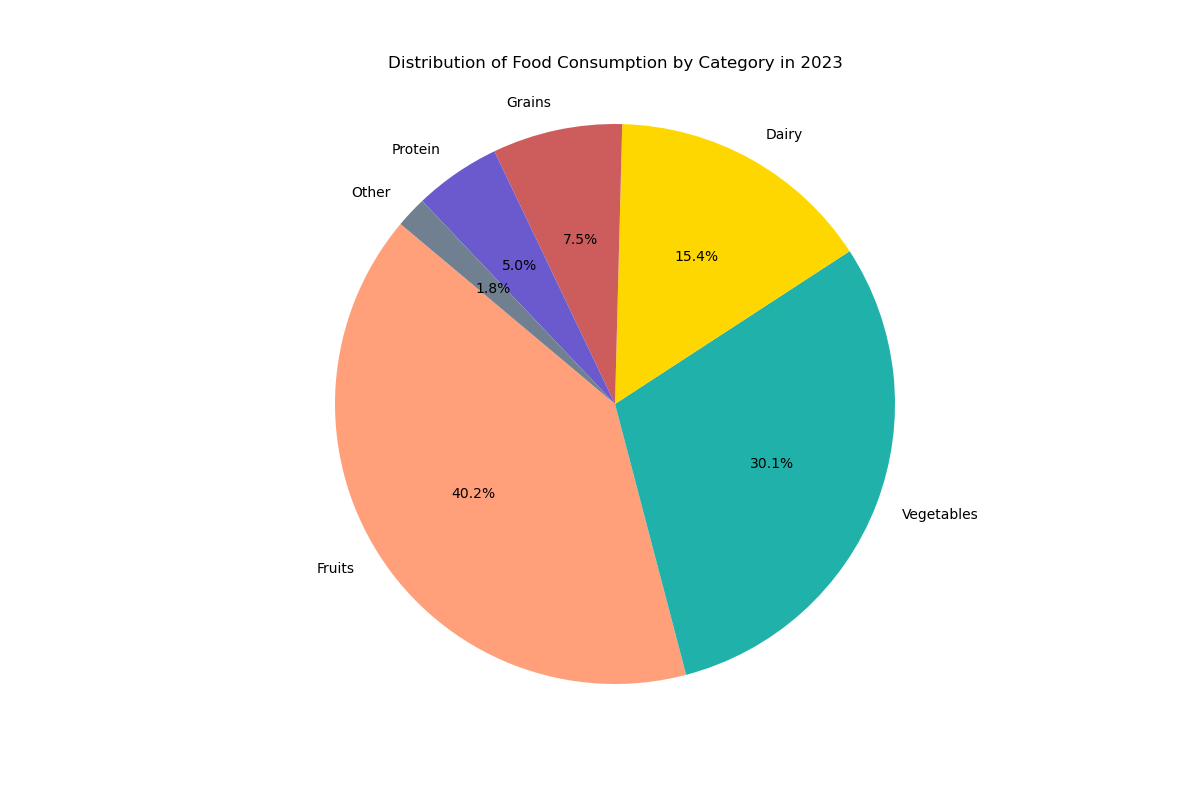

Python code for this plot:

import matplotlib.pyplot as plt

# Table data
food_category = ['Fruits', 'Vegetables', 'Dairy', 'Grains', 'Protein', 'Other']
market_share = [40.2, 30.1, 15.4, 7.5, 5.0, 1.8]
colors = ['#FFA07A', '#20B2AA', '#FFD700', '#CD5C5C', '#6A5ACD', '#708090']

# Plot
fig, ax = plt.subplots(figsize=(12, 8))  # Change width and height of the chart
ax.pie(market_share, labels=food_category, autopct='%1.1f%%', startangle=140, colors=colors)
ax.axis('equal')  # Equal aspect ratio ensures that pie is drawn as a circle.

plt.title('Distribution of Food Consumption by Category in 2023', pad=20)
plt.show()
